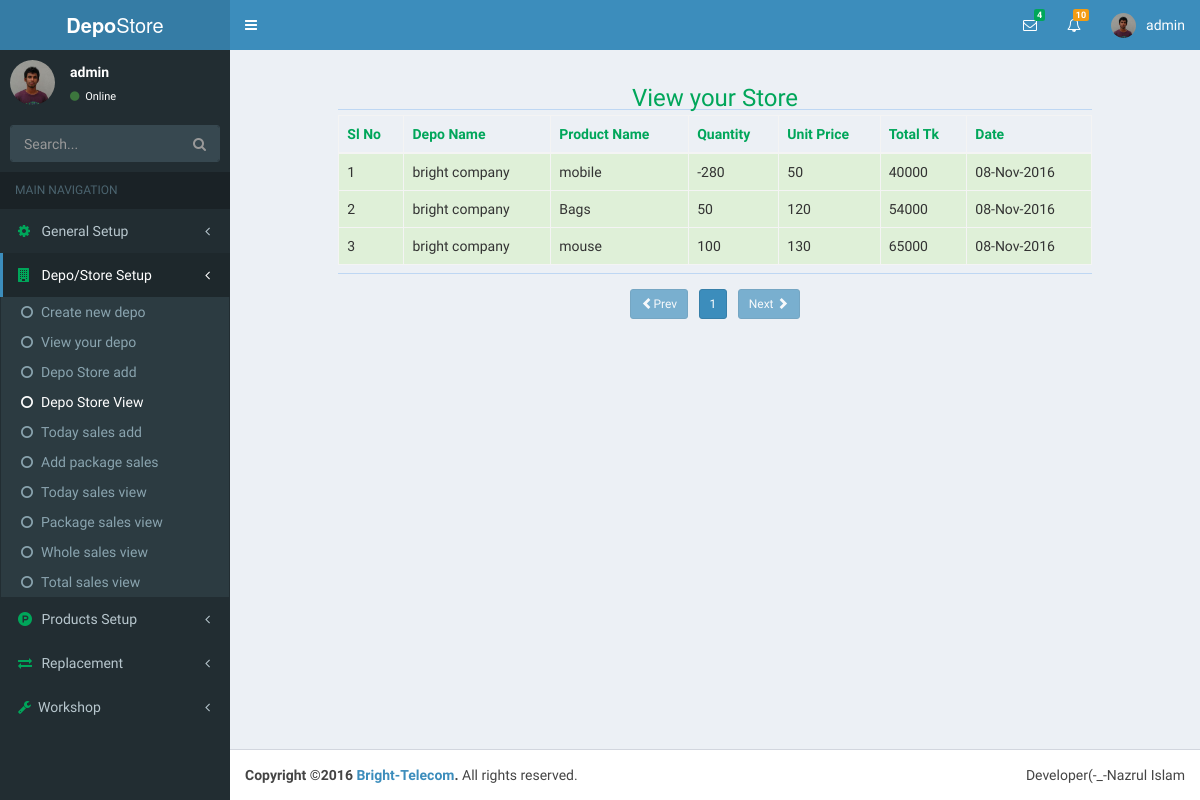
The page /index.php?page=depoStoreView&folder=depoinfo (signed in) on the database as committed earlier.
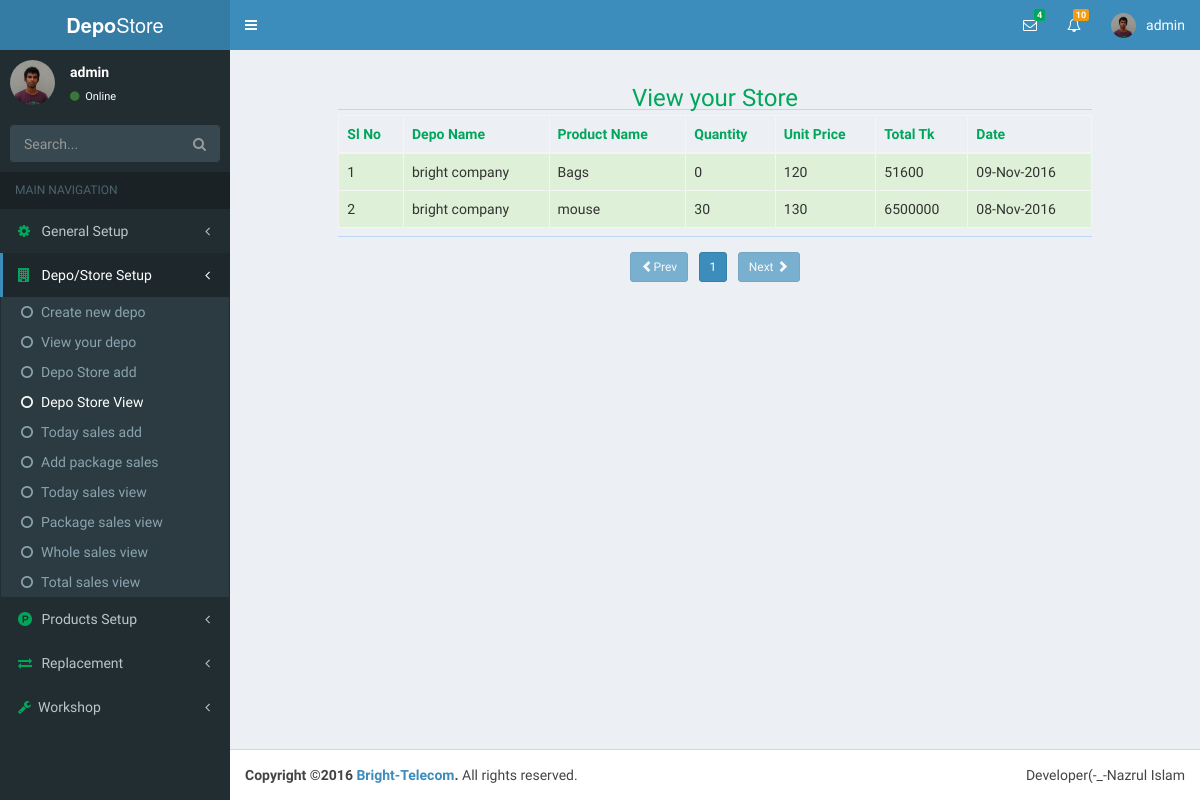
The same page on the database as committed later.
### tables this page shows
CREATE TABLE `depo_store` (
  `id` int(11) NOT NULL,
  `depo_id` int(11) NOT NULL,
  `pro_id` int(11) NOT NULL,
  `pro_quantity` int(6) NOT NULL,
  `pro_price` int(6) NOT NULL,
  `total_price` int(11) NOT NULL,
  `store_date` date NOT NULL
);

CREATE TABLE `depo` (
  `id` int(11) NOT NULL,
  `user_id` int(11) NOT NULL,
  `depo_name` varchar(80) NOT NULL,
  `first_name` varchar(15) NOT NULL,
  `last_name` varchar(15) NOT NULL,
  `birthDate` date NOT NULL,
  `nid` int(19) NOT NULL,
  `phone` int(11) NOT NULL,
  `email` varchar(35) NOT NULL,
  `website` varchar(35) NOT NULL,
  `upazilla` varchar(20) NOT NULL,
  `district` varchar(20) NOT NULL,
  `division` varchar(20) NOT NULL,
  `street` varchar(40) NOT NULL,
  `uploader` varchar(20) NOT NULL,
  `create_date` timestamp NOT NULL DEFAULT CURRENT_TIMESTAMP,
  `profile_update` timestamp NOT NULL DEFAULT CURRENT_TIMESTAMP ON UPDATE CURRENT_TIMESTAMP,
  `picture` varchar(47) NOT NULL
);

CREATE TABLE `products` (
  `id` int(11) NOT NULL,
  `user_id` int(11) NOT NULL,
  `cat_id` int(11) NOT NULL,
  `pro_name` varchar(30) NOT NULL,
  `pro_price` int(6) NOT NULL,
  `quantity` int(6) NOT NULL,
  `total_price` int(11) NOT NULL,
  `uploader` varchar(30) NOT NULL,
  `entry_date` date NOT NULL
);

### necessaryClass/user.php (called while the page is built, shortened)
<?php
class loginUser{
	public function userLoginId(){
		if($_SESSION['userId']){
			return $_SESSION['userId'];
		}
		return false;
	}
}
$obj = new loginUser;
?>

### depoinfo/depoStoreView.php (the view, shortened to what this page needs)
<?php
	require('database.php');
	include_once('necessaryClass/user.php');
	$userLoginId=(int)$obj->userLoginId();
	$recodsSel=$db->prepare("SELECT * FROM depo_store LEFT JOIN depo ON depo_store.depo_id=depo.id LEFT JOIN user ON depo.user_id=user.id WHERE depo.user_id=?");
	$recodsSel->bindParam(1,$userLoginId);
	$recodsSel->execute();
	$totalRow=$recodsSel->rowCount();
	$showRecodsPerPage=10;
	$totalPage=ceil($totalRow/$showRecodsPerPage);
	$pageNumber=(isset($_GET['pgNumber'])?$_GET['pgNumber']:$_GET['pgNumber']=1);
	$start=($pageNumber-1)*$showRecodsPerPage;
	$depoStoreSel=$db->prepare("SELECT *,depo.depo_name AS depoName,products.pro_name AS proName FROM depo_store LEFT JOIN depo ON depo_store.depo_id=depo.id LEFT JOIN user ON depo.user_id=user.id LEFT JOIN products ON depo_store.pro_id=products.id  WHERE depo.user_id=? LIMIT $start,$showRecodsPerPage");
	$depoStoreSel->bindParam(1,$userLoginId);
	$depoStoreSel->execute();
	$sl='';
	$data='';
	while($storeRow=$depoStoreSel->fetch(PDO::FETCH_ASSOC)){
		$sl++;
		$date=date('d-M-Y',strtotime($storeRow['store_date']));
		$data.="
			<tr class='success'>
				<td>$sl</td>
				<td>{$storeRow['depoName']}</td>
				<td>{$storeRow['proName']}</td>
				<td>{$storeRow['pro_quantity']}</td>
				<td>{$storeRow['pro_price']}</td>
				<td>{$storeRow['total_price']}</td>
				<td>{$date}</td>
			</tr>
		";
	}
?>
<div class="container-fluid">
	<div class="row">
		<div class="col-sm-10 col-sm-offset-1">
			<h3 class="text-green text-center">View your Store</h3>
			<hr>
		</div>
	</div>
	<div class="row">
		<div class="col-sm-10 col-sm-offset-1">
			<table class="table table-hover table-bordered table-striped table-consendend">
				<thead class="text-green">
					<th>Sl No</th>
					<th>Depo Name</th>
					<th>Product Name</th>
					<th>Quantity</th>
					<th>Unit Price</th>
					<th>Total Tk</th>
					<th>Date</th>
				</thead>
				<tbody>
					<?php echo $data;?>
				</tbody>
			</table><hr>
		</div>
	</div>
	<div class="row">
		<div class="col-sm-8 col-sm-offset-2 text-center" style="margin-top:10px">
			<?php
				$pagePre=$pageNumber-1;
				$pageNext=$pageNumber+1;
				if($pagePre==0){
					echo"<a href='index.php?page=depoStoreView&folder=depoinfo&pgNumber={$pagePre}' class='btn btn-primary btn-sm disabled'><span class='glyphicon glyphicon-chevron-left'></span>Prev</a> &nbsp;&nbsp;";
				}else{
					echo"<a href='index.php?page=depoStoreView&folder=depoinfo&pgNumber={$pagePre}' class='btn btn-primary btn-sm'><span class='glyphicon glyphicon-chevron-left'></span>Prev</a> &nbsp;&nbsp;";
				}
				if($pageNumber <= $totalPage){
					for($i=1;$i<=$totalPage;$i++){
						if($i == $pageNumber){
								echo "<a href='index.php?page=depoStoreView&folder=depoinfo&pgNumber={$i}' class='btn btn-primary btn-sm'>$i</a>".'&nbsp;';
						}else{
							echo "<a href='index.php?page=depoStoreView&folder=depoinfo&pgNumber={$i}' class='btn btn-default btn-sm'>$i</a>".'&nbsp;';
						}
					}
				}else{
					echo"Page not found ! 404";
				}
				if($pageNumber==$totalPage){
					echo"&nbsp;&nbsp;<a class='btn btn-primary btn-sm disabled'
						href='index.php?page=depoStoreView&folder=depoinfo={$pageNext}'>Next
							<span class='glyphicon glyphicon-chevron-right'></span>
						</a>";
				}else{
					echo"&nbsp;&nbsp;<a href='index.php?page=depoStoreView&folder=depoinfo&pgNumber={$pageNext}'
					 class='btn btn-primary btn-sm'>Next
					 	<span class='glyphicon glyphicon-chevron-right'></span>
					 </a>";
				}
			?>
		</div>
	</div>
</div>

Rows that differ between the two databases and show on the page:
removed depo_store: depo.depo_name "bright company", pro.pro_name "mobile", pro_quantity "-280", pro.pro_price "50", pro.total_price "40000", store_date "08-Nov-2016"
changed depo_store "Bags": pro_quantity "50" → "0"; pro.total_price "54000" → "51600"; store_date "08-Nov-2016" → "09-Nov-2016"
changed depo_store "08-Nov-2016": pro_quantity "100" → "30"; pro.total_price "65000" → "6500000"
